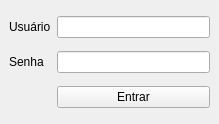
<?xml version="1.0" encoding="UTF-8"?>
<ui version="4.0">
 <class>MainWindow</class>
 <widget class="QMainWindow" name="MainWindow">
  <property name="geometry">
   <rect>
    <x>0</x>
    <y>0</y>
    <width>219</width>
    <height>124</height>
   </rect>
  </property>
  <property name="minimumSize">
   <size>
    <width>219</width>
    <height>124</height>
   </size>
  </property>
  <property name="maximumSize">
   <size>
    <width>219</width>
    <height>124</height>
   </size>
  </property>
  <property name="windowTitle">
   <string>Login</string>
  </property>
  <widget class="QWidget" name="centralwidget">
   <layout class="QGridLayout" name="gridLayout">
    <item row="0" column="0">
     <widget class="QLabel" name="label">
      <property name="text">
       <string>Usuário</string>
      </property>
     </widget>
    </item>
    <item row="0" column="1">
     <widget class="QLineEdit" name="inputUser"/>
    </item>
    <item row="1" column="0">
     <widget class="QLabel" name="label_2">
      <property name="text">
       <string>Senha</string>
      </property>
     </widget>
    </item>
    <item row="1" column="1">
     <widget class="QLineEdit" name="inputPassword">
      <property name="text">
       <string/>
      </property>
      <property name="echoMode">
       <enum>QLineEdit::Password</enum>
      </property>
     </widget>
    </item>
    <item row="2" column="1">
     <widget class="QPushButton" name="btnEntrar">
      <property name="text">
       <string>Entrar</string>
      </property>
     </widget>
    </item>
   </layout>
  </widget>
 </widget>
 <resources/>
 <connections/>
</ui>
